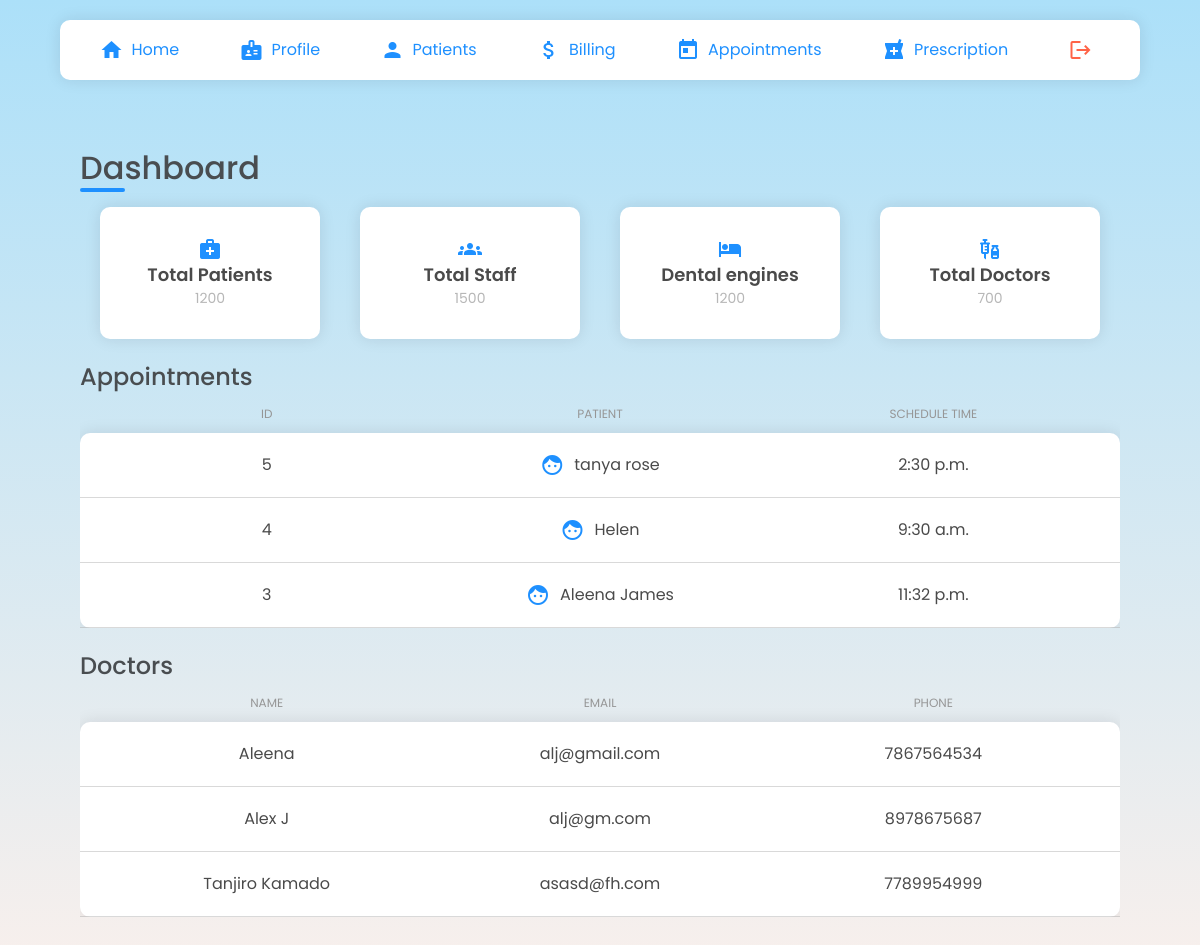
/doctors/ (signed in), run on the app's committed database.
### clinic/models.py (models this page shows, shortened)
class Schedule(models.Model):
    STATUS = ( ('Confirmed','Confirmed'), ('Cancel','Cancel'), ('Reschedule','Reschedule'), ('Attended','Attended'), ('Pending','Pending'))
    scheduleDate = models.DateField()
    scheduleTime = models.TimeField(blank=True,null=True)
    accepted = models.BooleanField(default=False)
    accepted_date = models.DateField(auto_now_add=False, null=True, blank=True)
    request = models.TextField(blank=True)
    status = models.CharField(null=True, max_length=10, choices=STATUS,blank=True)
    patient =  models.ForeignKey('patients.Patient', null=True, on_delete= models.CASCADE)
    doctor = models.ForeignKey('doctors.Doctors', null=True, on_delete=models.CASCADE)
    date_created= models.DateTimeField(auto_now_add=True, null=True)
    class Meta:
        ordering = ["-date_created"]

### patients/models.py (models this page shows, shortened)
class Patient(models.Model):
    user = models.OneToOneField(User, on_delete= models.CASCADE, primary_key= True)
    pname=models.CharField(max_length=200, null=True)
    age=models.CharField(max_length=4, null=True)
    gender= models.CharField(max_length=6, null=True)
    email=models.CharField(max_length=200, null=True)
    address= models.CharField(max_length=500, null=True)
    phone_regex = RegexValidator( regex = r'^\+?1?\d{9,10}$', message ="Phone number must be entered in the format +919999999999. Up to 10 digits allowed.")
    phone = models.CharField('Phone',validators =[phone_regex], max_length=10, unique = True,null=True)
    date_created= models.DateTimeField(auto_now_add=True, null=True)

### doctors/models.py (models this page shows, shortened)
class Doctors(models.Model):
    ROLE = (
			('Doctor', 'Doctor'),
			('Staff', 'Staff'),
			)
    user = models.OneToOneField(User, on_delete= models.CASCADE, primary_key= True)
    dname = models.CharField(max_length=200, null=True)
    phone = models.CharField(max_length=200, null=True)
    email = models.CharField(max_length=200, null=True)
    date_created = models.DateTimeField(auto_now_add=True, null=True)
    role = models.CharField(max_length=200, null=True,choices=ROLE)
    specialisation = models.CharField(max_length=200, null=True)
    address= models.CharField(max_length=200, null=True)

### doctors/views.py (the view)
# urls.py: 2. Add a URL to urlpatterns:  path('', views.home, name='home')
@login_required
def home(request):
    s=Schedule.objects.all()
    doc = Doctors.objects.all()
    d = Doctors.objects.get(pk=request.user)
    return render(request, 'doctors/home.html',{'s':s, 'doc': doc,'d':d})

### doctors/templates/doctors/home.html (shortened to what this page needs)
{% extends "doctors/navbar.html" %}{% load static %} {% block head%}
<link
  rel="stylesheet"
  type="text/css"
  href="{% static 'css/components.css' %}"
/>
{% endblock %} {% block content %}
<div class="doctorHomeMain">
  <div class="dashboardContainer">
    <div class="dashboardLeft">
      <div class="dashboard">
        <h1 class="dash dashFrist">
          <div class="dashboard-under"></div>
          Dashboard
        </h1>
        <div class="dashboardCard">
          <div class="dashCardItem">
            <i class="material-icons">medical_services</i>
            <h3>Total Patients</h3>
            <small>1200</small>
          </div>
          <div class="dashCardItem">
            <i class="material-icons">groups</i>
            <h3>Total Staff</h3>
            <small>1500</small>
          </div>
          <div class="dashCardItem">
            <i class="material-icons">hotel</i>
            <h3>Dental engines</h3>
            <small>1200</small>
          </div>
          <div class="dashCardItem">
            <i class="material-icons">vaccines</i>
            <h3>Total Doctors</h3>
            <small>700</small>
          </div>
        </div>
      </div>
      <div class="adcTableContainer">
        <div class="adcTable">
          <h1 class="dash">Appointments</h1>
          <div class="adcRow adcHead">
            <div class="adcCell">ID</div>
            <div class="adcCell">Patient</div>
            <div class="adcCell">schedule Time</div>
          </div>
          <div class="adcRowBody">
            {% for sch in s %} {% if d.dname == sch.doctor.dname %}
            <div class="adcRow">
              <div class="adcCell">{{sch.id}}</div>
              <div class="adcCell">
                <i class="material-icons dodgerblue">face</i
                >{{sch.patient.pname}}
              </div>
              <div class="adcCell">{{sch.scheduleTime}}</div>
            </div>
            {% endif %} {% endfor %}
          </div>
        </div>
      </div>
      <div class="adcTableContainer">
        <div class="adcTable">
          <h1 class="dash">Doctors</h1>
          <div class="adcRow adcHead">
            <div class="adcCell">NAME</div>
            <div class="adcCell">EMAIL</div>
            <div class="adcCell">PHONE</div>
          </div>
          <div class="adcRowBody">
            {% for doctor in doc %}
            <div class="adcRow">
              <div class="adcCell">{{doctor.dname}}</div>
              <div class="adcCell">{{doctor.email}}</div>
              <div class="adcCell">{{doctor.phone}}</div>
            </div>
            {% endfor %}
          </div>
        </div>
      </div>
    </div>
  </div>
</div>
{% endblock %}

### static/css/style.css (style rules this page uses)
body { margin: 0; padding: 0; box-sizing: border-box; font-family: "Poppins"; text-decoration: none; list-style-type: none; }
.doctorHomeMain { width: 100vw; min-height: 100vh; background-image: linear-gradient(to top, #fff1eb 0%, #ace0f9 100%); overflow-x: hidden; display: flex; align-items: center; justify-content: center; flex-direction: column; }
.dash { font-size: 24px !important; font-weight: 500 !important; position: relative; margin-bottom: 20px; }
.dashboard-under { width: 45px; height: 4px; border-radius: 20px; background-color: dodgerblue; position: absolute; bottom: 0; }
.dodgerblue { color: dodgerblue; margin-right: 10px; }
.dashboardContainer { flex: 1; width: 90%; height: 100%; display: flex; margin-top: 4rem; }
.dashboardLeft { flex: 1; display: flex; align-items: flex-start; padding: 10px 20px; justify-content: flex-start; flex-direction: column; }
.dashboard { display: flex; flex-direction: column; align-items: flex-start; justify-content: center; width: 100%; }
.dashboard h1 { font-weight: 700; }
.dash { color: #494d50; margin: 0; }
.dashFrist { font-size: 32px !important; }
.dashboardCard { width: 100%; display: flex; align-items: center; justify-content: space-evenly; margin-top: 15px; }
.dashCardItem { border-radius: 10px; box-shadow: rgba(17, 17, 26, 0.1) 0px 0px 16px; display: flex; padding: 20px; background-color: white; align-items: center; text-align: center; justify-content: center; flex-direction: column; height: 100%; width: 100%; margin: 10px 20px; }
.dashCardItem h3 { font-size: 18px; font-weight: 600; }
.dashCardItem small { color: rgb(183, 183, 183); }
.dashCardItem i { color: dodgerblue; }

### static/css/register.css (style rules this page uses)
* { margin: 0; padding: 0; box-sizing: border-box; font-family: "Poppins", sans-serif; }
body { height: 100vh; background-image: linear-gradient(to top, #fff1eb 0%, #ace0f9 100%); overflow: auto; width: 100%; margin-top: 0%; align-items: center; justify-content: center; }

### static/css/components.css (style rules this page uses)
.adcTable { display: flex; flex-direction: column; margin-top: 20px; }
.adcTable h1 { font-size: 21px; font-weight: 500; }
.adcTable .adcRow { display: flex; justify-content: space-evenly; align-items: flex-start; border-bottom: 1px solid rgba(180, 180, 180, 0.5); padding: 10px 20px; }
.adcTable .adcRow .adcCell { width: 100%; padding: 10px; display: flex; align-items: center; justify-content: center; }
.adcTableContainer { width: 100%; overflow-x: auto; overflow-y: hidden; }
.adcTable .adcHead { border-bottom: none; padding: 0 20px; }
.adcHead .adcCell { text-transform: uppercase; font-size: 12px; color: rgb(150, 150, 150); padding: 0; }
.adcRowBody { box-shadow: rgba(17, 17, 26, 0.1) 0px 0px 16px; border-radius: 10px; background-color: white; }

### data on the page
Schedule: id "5", patient.pname "tanya rose", scheduleTime "2:30 p.m."
Schedule: id "4", patient.pname "Helen", scheduleTime "9:30 a.m."
Schedule: id "3", patient.pname "Aleena James", scheduleTime "11:32 p.m."
Doctors: dname "Aleena", email "alj@gmail.com", phone "7867564534"
Doctors: dname "Alex J", email "alj@gm.com", phone "8978675687"
Doctors: dname "Tanjiro Kamado", email "asasd@fh.com", phone "7789954999"
